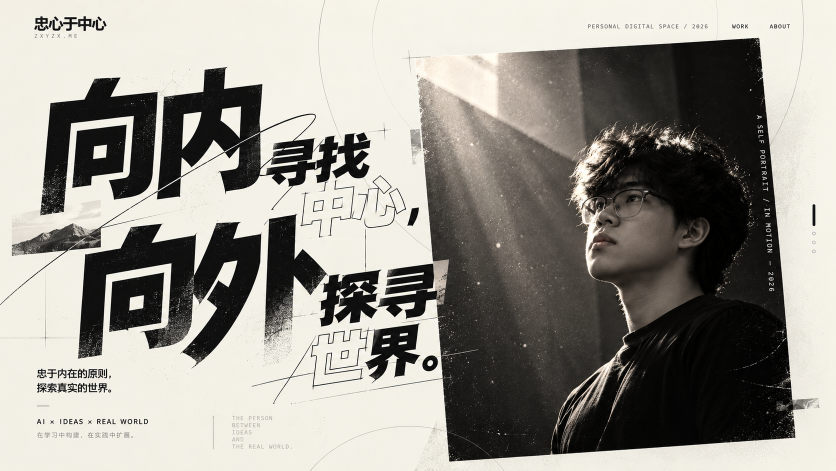
#> input picture docs/design-references/m01-poster-v2-target.png, 1672 x 941 px (shown at 1/2 size)
$ python compare.py
#> lines starting #> are read from the running program, lines starting #| are printed output that depends on the picture
"""Strict M01 visual comparison against the SHA-verified original user PNG.
The prior historical JPG is never read by this file.
"""
from pathlib import Path
from PIL import Image, ImageChops, ImageStat
import hashlib, json, numpy as np, cv2

HERE=Path(__file__).resolve().parent
MASTER=HERE.parents[2]/'docs/design-references/m01-poster-v2-target.png'
ACTUAL=HERE/'artifacts/m01-1672x941.png'
OUT=HERE/'artifacts'
SHA='f28b1294ca511661d1ed6ce8bddcd524fdf9d50f8ac5428eac6362d3e6333257'
if hashlib.sha256(MASTER.read_bytes()).hexdigest()!=SHA:
    raise SystemExit('Incorrect master PNG SHA-256')
master=Image.open(MASTER).convert('RGB')
#> master is the input picture: PIL image 1672x941 RGB; mean R, G, B 152, 148.9, 142
actual=Image.open(ACTUAL).convert('RGB')
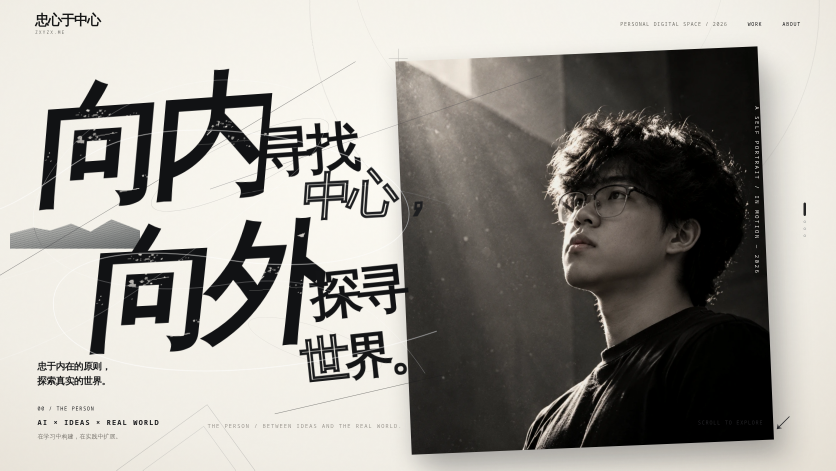
#> input picture apps/portfolio-react/visual/artifacts/m01-1672x941.png, 1672 x 941 px (shown at 1/2 size)
#> actual is the input picture: PIL image 1672x941 RGB; mean R, G, B 155.5, 152.7, 147
if master.size != (1672,941) or actual.size!=master.size:
    raise SystemExit(f'Image dimensions invalid: master={master.size}, actual={actual.size}')
a=np.array(master,dtype=np.int16)
b=np.array(actual,dtype=np.int16)
delta=np.abs(a-b)
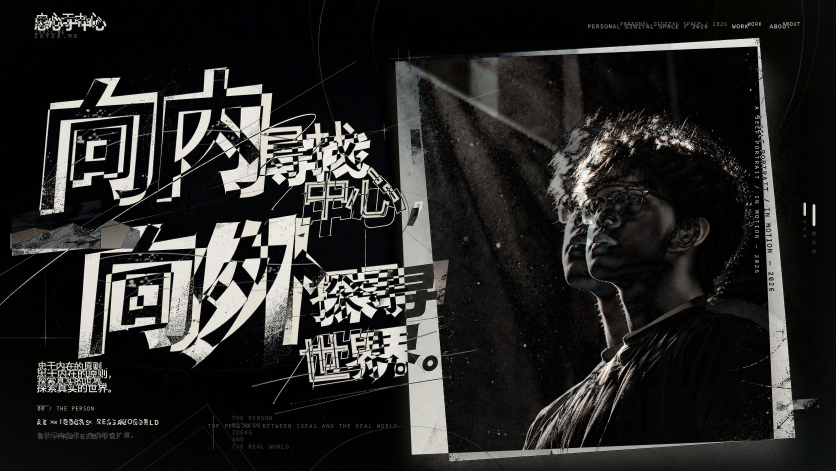
#> delta: shape (941, 1672, 3) int16 (shown at 1/2 size); mean R, G, B 40.7, 40.1, 38.8
pixel_error=delta.mean(axis=2)
regions={
 'brand_navigation':(34,8,1640,100),
 'giant_upper':(61,112,525,420),
 'find':(512,232,770,366),
 'outline_center':(522,342,838,481),
 'giant_lower':(127,412,622,747),
 'explore':(605,491,890,635),
 'world':(597,611,886,779),
 'mountain_collage':(12,413,233,515),
 'portrait_photo':(805,67,1600,935),
 'lower_captions':(42,723,793,935),
 'paper_blank_top':(260,0,580,110),
 'orbit_crossings':(0,185,940,828),
}
report={'reference':'docs/design-references/m01-poster-v2-target.png',
 'reference_sha256':SHA,'size':list(master.size),
 'overall':{'mae_rgb':round(float(delta.mean()),4),'p95_pixel_mae':round(float(np.percentile(pixel_error,95)),3),'pixels_over_20pct':round(float((pixel_error>20).mean()*100),3)},'regions':{}}
for label,(x0,y0,x1,y1) in regions.items():
    r=delta[y0:y1,x0:x1]
    report['regions'][label]={'reference_box':[x0,y0,x1,y1],'mae_rgb':round(float(r.mean()),3),
      'pixels_over_20pct':round(float((r.mean(axis=2)>20).mean()*100),3)}
    print(f'{label:19s} MAE {report["regions"][label]["mae_rgb"]:6.3f}')
#> this loop made 12 passes
#| brand_navigation    MAE 12.556
#| giant_upper         MAE 58.416
#| find                MAE 107.234
#| outline_center      MAE 82.278
#| giant_lower         MAE 87.705
#| explore             MAE 83.778
#| world               MAE 99.087
#| mountain_collage    MAE 48.717
#> (further printed lines are left out)
#> pass 3, `r=delta[y0:y1,x0:x1]`:
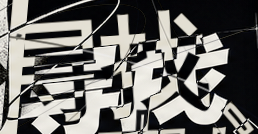
#> r: shape (134, 258, 3) int16; mean R, G, B 109, 107.9, 104.8
#> after the loop, report = 5 items
print('TRUE MASTER RGB MAE',report['overall']['mae_rgb'])
#| TRUE MASTER RGB MAE 39.8694
(OUT/'master-regions.json').write_text(json.dumps(report,ensure_ascii=False,indent=2)+'\n')
Image.blend(master,actual,.5).save(OUT/'overlay-master-1672.png')
Image.fromarray(np.uint8(np.clip(delta*3,0,255))).save(OUT/'diff-master-1672.png')
norm=np.clip(pixel_error.astype(np.float32)*4,0,255).astype('uint8')
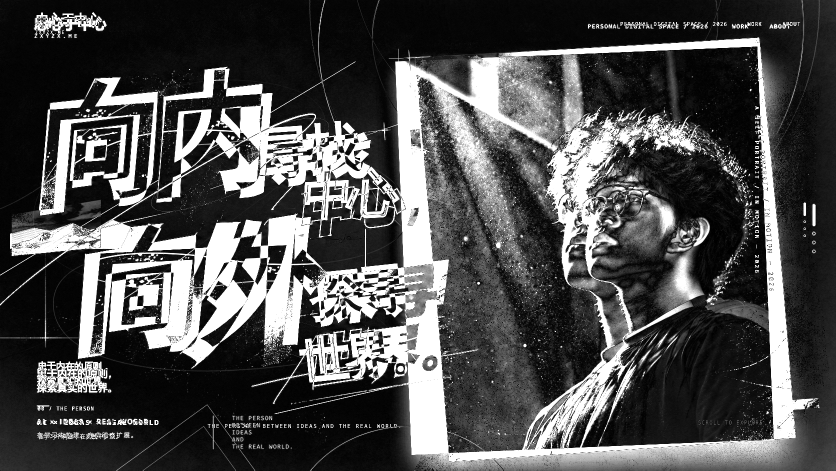
#> norm: shape (941, 1672) (shown at 1/2 size); min 0, max 255, mean 78.4
heat=cv2.applyColorMap(norm,cv2.COLORMAP_TURBO)
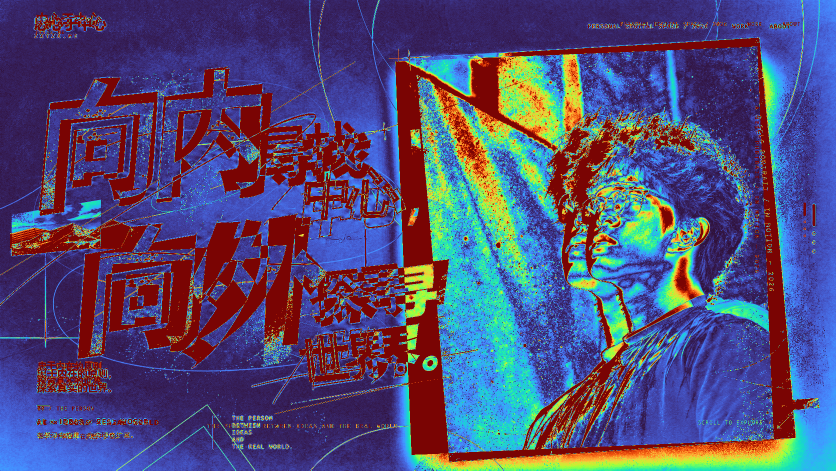
#> heat: shape (941, 1672, 3) (shown at 1/2 size); mean B, G, R 117.9, 76.4, 81.9
Image.fromarray(cv2.cvtColor(heat,cv2.COLOR_BGR2RGB)).save(OUT/'heatmap-master-1672.png')
side=Image.new('RGB',(3344,941))
#> side: PIL image 3344x941 RGB; every value is 0
side.paste(master,(0,0));side.paste(actual,(1672,0))
#> after `side.paste(master, (0, 0))`:
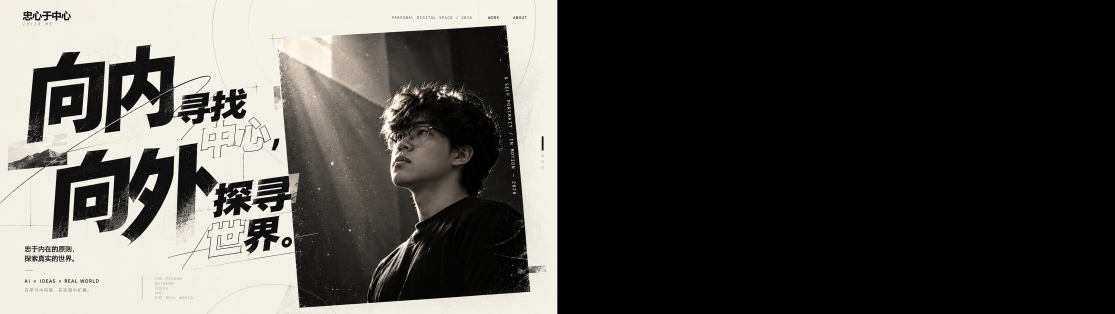
#> side: PIL image 3344x941 RGB (shown at 1/3 size); mean R, G, B 76, 74.5, 71
#> after `side.paste(actual, (1672, 0))`:
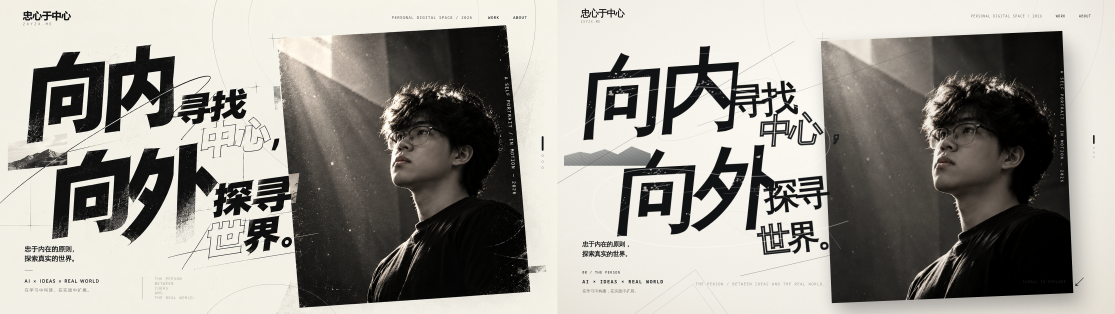
#> side: PIL image 3344x941 RGB (shown at 1/3 size); mean R, G, B 153.8, 150.8, 144.5
side.save(OUT/'side-by-side-master-1672.png')
# This is a regression guard, not a claim of exact visual approval.
if report['overall']['mae_rgb']>16:
#> (the run stopped early here; a loop or call above may not have finished)
